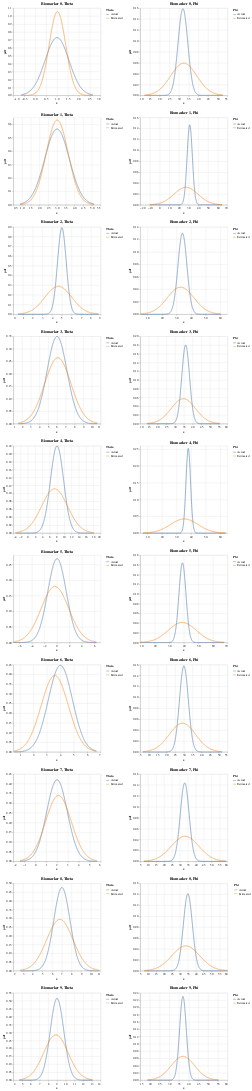

This figure's notebook cell:
### Code cell
charts = []
biomarkers = [_ for _ in range(10)]
for n in biomarkers: 
    theta_mean, theta_std, theta_mean_est, theta_std_est, phi_mean, phi_std, phi_mean_est, phi_std_est = obtain_theta_phi_params(
    n, estimate_df, truth)
    mean1, std1 = theta_mean, theta_std
    mean2, std2 = theta_mean_est, theta_std_est

    # Generating points on the x axis
    x_thetas = np.linspace(min(mean1 - 3*std1, mean2 - 3*std2), 
                    max(mean1 + 3*std1, mean2 + 3*std2), 1000)

    # Creating DataFrames for each distribution
    df1 = pd.DataFrame({'x': x_thetas, 'pdf': norm.pdf(x_thetas, mean1, std1), 'Distribution': 'Actual'})
    df2 = pd.DataFrame({'x': x_thetas, 'pdf': norm.pdf(x_thetas, mean2, std2), 'Distribution': 'Estimated'})

    # Combining the DataFrames
    df3 = pd.concat([df1, df2])

    # Altair plot
    chart_theta = alt.Chart(df3).mark_line().encode(
        x='x',
        y='pdf',
        color=alt.Color('Distribution:N', legend=alt.Legend(title="Theta"))
    ).properties(
        title=f'Biomarker {n}, Theta'
        )

    mean1, std1 = phi_mean, phi_std
    mean2, std2 = phi_mean_est, phi_std_est

    # Generating points on the x axis
    x_phis = np.linspace(min(mean1 - 3*std1, mean2 - 3*std2), 
                    max(mean1 + 3*std1, mean2 + 3*std2), 1000)

    # Creating DataFrames for each distribution
    df1 = pd.DataFrame({'x': x_phis, 'pdf': norm.pdf(x_phis, mean1, std1), 'Distribution': 'Actual'})
    df2 = pd.DataFrame({'x': x_phis, 'pdf': norm.pdf(x_phis, mean2, std2), 'Distribution': 'Estimated'})

    # Combining the DataFrames
    df3 = pd.concat([df1, df2])

    # Altair plot
    chart_phi = alt.Chart(df3).mark_line().encode(
        x='x',
        y='pdf',
        color=alt.Color('Distribution:N', legend=alt.Legend(title="Phi"))
    ).properties(
        title=f'Biomarker {n}, Phi'
        )
    
    # Concatenate theta and phi charts horizontally
    hconcat_chart = alt.hconcat(chart_theta, chart_phi).resolve_scale(color="independent")

    # Append the concatenated chart to the list of charts
    charts.append(hconcat_chart)
# Concatenate all the charts vertically
final_chart = alt.vconcat(*charts)

# Display the final chart
final_chart.display()

### Figure 1 — Vega-Lite specification as saved in the notebook (floating-point values rounded to 4 significant figures; data arrays with more than 128 entries replaced by an {"elided": "..."} marker saying what was removed)
{"config": {"view": {"continuousWidth": 300, "continuousHeight": 300}}, "vconcat": [{"hconcat": [{"data": {"name": "data-e86027acd3399dd7841e8758d3c83ad2"}, "mark": {"type": "line"}, "encoding": {"color": {"field": "Distribution", "legend": {"title": "Theta"}, "type": "nominal"}, "x": {"field": "x", "type": "quantitative"}, "y": {"field": "pdf", "type": "quantitative"}}, "title": "Biomarker 0, Theta"}, {"data": {"name": "data-390db8933963b7f5c646c25186fb7c7f"}, "mark": {"type": "line"}, "encoding": {"color": {"field": "Distribution", "legend": {"title": "Phi"}, "type": "nominal"}, "x": {"field": "x", "type": "quantitative"}, "y": {"field": "pdf", "type": "quantitative"}}, "title": "Biomarker 0, Phi"}], "resolve": {"scale": {"color": "independent"}}}, {"hconcat": [{"data": {"name": "data-650aec4585ac40b4c8907e1fb8cc6a41"}, "mark": {"type": "line"}, "encoding": {"color": {"field": "Distribution", "legend": {"title": "Theta"}, "type": "nominal"}, "x": {"field": "x", "type": "quantitative"}, "y": {"field": "pdf", "type": "quantitative"}}, "title": "Biomarker 1, Theta"}, {"data": {"name": "data-516d38193e84cbecc6ccaa9155ecc7af"}, "mark": {"type": "line"}, "encoding": {"color": {"field": "Distribution", "legend": {"title": "Phi"}, "type": "nominal"}, "x": {"field": "x", "type": "quantitative"}, "y": {"field": "pdf", "type": "quantitative"}}, "title": "Biomarker 1, Phi"}], "resolve": {"scale": {"color": "independent"}}}, {"hconcat": [{"data": {"name": "data-1bd36457cb1abb42f3f981e7eb930e51"}, "mark": {"type": "line"}, "encoding": {"color": {"field": "Distribution", "legend": {"title": "Theta"}, "type": "nominal"}, "x": {"field": "x", "type": "quantitative"}, "y": {"field": "pdf", "type": "quantitative"}}, "title": "Biomarker 2, Theta"}, {"data": {"name": "data-9cafc16c7d49b09d61c546944889d618"}, "mark": {"type": "line"}, "encoding": {"color": {"field": "Distribution", "legend": {"title": "Phi"}, "type": "nominal"}, "x": {"field": "x", "type": "quantitative"}, "y": {"field": "pdf", "type": "quantitative"}}, "title": "Biomarker 2, Phi"}], "resolve": {"scale": {"color": "independent"}}}, {"hconcat": [{"data": {"name": "data-3a3edf9f3e076d7d129f89bb6731bd82"}, "mark": {"type": "line"}, "encoding": {"color": {"field": "Distribution", "legend": {"title": "Theta"}, "type": "nominal"}, "x": {"field": "x", "type": "quantitative"}, "y": {"field": "pdf", "type": "quantitative"}}, "title": "Biomarker 3, Theta"}, {"data": {"name": "data-19ef169081cf4abc1b3cce6cc79accdb"}, "mark": {"type": "line"}, "encoding": {"color": {"field": "Distribution", "legend": {"title": "Phi"}, "type": "nominal"}, "x": {"field": "x", "type": "quantitative"}, "y": {"field": "pdf", "type": "quantitative"}}, "title": "Biomarker 3, Phi"}], "resolve": {"scale": {"color": "independent"}}}, {"hconcat": [{"data": {"name": "data-e63ef1f9bb48cc34c1f814c6f122c7cc"}, "mark": {"type": "line"}, "encoding": {"color": {"field": "Distribution", "legend": {"title": "Theta"}, "type": "nominal"}, "x": {"field": "x", "type": "quantitative"}, "y": {"field": "pdf", "type": "quantitative"}}, "title": "Biomarker 4, Theta"}, {"data": {"name": "data-794a7a5baad90ccd012219b9da4edf0e"}, "mark": {"type": "line"}, "encoding": {"color": {"field": "Distribution", "legend": {"title": "Phi"}, "type": "nominal"}, "x": {"field": "x", "type": "quantitative"}, "y": {"field": "pdf", "type": "quantitative"}}, "title": "Biomarker 4, Phi"}], "resolve": {"scale": {"color": "independent"}}}, {"hconcat": [{"data": {"name": "data-cf8a620efc93cb2abafc835672c01d6d"}, "mark": {"type": "line"}, "encoding": {"color": {"field": "Distribution", "legend": {"title": "Theta"}, "type": "nominal"}, "x": {"field": "x", "type": "quantitative"}, "y": {"field": "pdf", "type": "quantitative"}}, "title": "Biomarker 5, Theta"}, {"data": {"name": "data-c247c64bf8ae6c9ee53a50398cfcac51"}, "mark": {"type": "line"}, "encoding": {"color": {"field": "Distribution", "legend": {"title": "Phi"}, "type": "nominal"}, "x": {"field": "x", "type": "quantitative"}, "y": {"field": "pdf", "type": "quantitative"}}, "title": "Biomarker 5, Phi"}], "resolve": {"scale": {"color": "independent"}}}, {"hconcat": [{"data": {"name": "data-5ff87a91b07597c78665ef26955b9479"}, "mark": {"type": "line"}, "encoding": {"color": {"field": "Distribution", "legend": {"title": "Theta"}, "type": "nominal"}, "x": {"field": "x", "type": "quantitative"}, "y": {"field": "pdf", "type": "quantitative"}}, "title": "Biomarker 6, Theta"}, {"data": {"name": "data-fff73f75eab635553eb304e3f4d2b8ca"}, "mark": {"type": "line"}, "encoding": {"color": {"field": "Distribution", "legend": {"title": "Phi"}, "type": "nominal"}, "x": {"field": "x", "type": "quantitative"}, "y": {"field": "pdf", "type": "quantitative"}}, "title": "Biomarker 6, Phi"}], "resolve": {"scale": {"color": "independent"}}}, {"hconcat": [{"data": {"name": "data-ba674cc92a122382915b49f0d1273b86"}, "mark": {"type": "line"}, "encoding": {"color": {"field": "Distribution", "legend": {"title": "Theta"}, "type": "nominal"}, "x": {"field": "x", "type": "quantitative"}, "y": {"field": "pdf", "type": "quantitative"}}, "title": "Biomarker 7, Theta"}, {"data": {"name": "data-12cc5fd57c836075dc41543e6d822b87"}, "mark": {"type": "line"}, "encoding": {"color": {"field": "Distribution", "legend": {"title": "Phi"}, "type": "nominal"}, "x": {"field": "x", "type": "quantitative"}, "y": {"field": "pdf", "type": "quantitative"}}, "title": "Biomarker 7, Phi"}], "resolve": {"scale": {"color": "independent"}}}, {"hconcat": [{"data": {"name": "data-6f2496ac990ee2f2755800e41c24a3ea"}, "mark": {"type": "line"}, "encoding": {"color": {"field": "Distribution", "legend": {"title": "Theta"}, "type": "nominal"}, "x": {"field": "x", "type": "quantitative"}, "y": {"field": "pdf", "type": "quantitative"}}, "title": "Biomarker 8, Theta"}, {"data": {"name": "data-72d9b1a94dc1fa4e96199f8a360673b3"}, "mark": {"type": "line"}, "encoding": {"color": {"field": "Distribution", "legend": {"title": "Phi"}, "type": "nominal"}, "x": {"field": "x", "type": "quantitative"}, "y": {"field": "pdf", "type": "quantitative"}}, "title": "Biomarker 8, Phi"}], "resolve": {"scale": {"color": "independent"}}}, {"hconcat": [{"data": {"name": "data-7d948941e63e836c39ff4289d16dedd3"}, "mark": {"type": "line"}, "encoding": {"color": {"field": "Distribution", "legend": {"title": "Theta"}, "type": "nominal"}, "x": {"field": "x", "type": "quantitative"}, "y": {"field": "pdf", "type": "quantitative"}}, "title": "Biomarker 9, Theta"}, {"data": {"name": "data-5c4174cfa91aa51eab3cdd6ff105a74c"}, "mark": {"type": "line"}, "encoding": {"color": {"field": "Distribution", "legend": {"title": "Phi"}, "type": "nominal"}, "x": {"field": "x", "type": "quantitative"}, "y": {"field": "pdf", "type": "quantitative"}}, "title": "Biomarker 9, Phi"}], "resolve": {"scale": {"color": "independent"}}}], "$schema": "https://vega.github.io/schema/vega-lite/v5.16.3.json", "datasets": {"data-e86027acd3399dd7841e8758d3c83ad2": {"elided": "2000 records"}, "data-390db8933963b7f5c646c25186fb7c7f": {"elided": "2000 records"}, "data-650aec4585ac40b4c8907e1fb8cc6a41": {"elided": "2000 records"}, "data-516d38193e84cbecc6ccaa9155ecc7af": {"elided": "2000 records"}, "data-1bd36457cb1abb42f3f981e7eb930e51": {"elided": "2000 records"}, "data-9cafc16c7d49b09d61c546944889d618": {"elided": "2000 records"}, "data-3a3edf9f3e076d7d129f89bb6731bd82": {"elided": "2000 records"}, "data-19ef169081cf4abc1b3cce6cc79accdb": {"elided": "2000 records"}, "data-e63ef1f9bb48cc34c1f814c6f122c7cc": {"elided": "2000 records"}, "data-794a7a5baad90ccd012219b9da4edf0e": {"elided": "2000 records"}, "data-cf8a620efc93cb2abafc835672c01d6d": {"elided": "2000 records"}, "data-c247c64bf8ae6c9ee53a50398cfcac51": {"elided": "2000 records"}, "data-5ff87a91b07597c78665ef26955b9479": {"elided": "2000 records"}, "data-fff73f75eab635553eb304e3f4d2b8ca": {"elided": "2000 records"}, "data-ba674cc92a122382915b49f0d1273b86": {"elided": "2000 records"}, "data-12cc5fd57c836075dc41543e6d822b87": {"elided": "2000 records"}, "data-6f2496ac990ee2f2755800e41c24a3ea": {"elided": "2000 records"}, "data-72d9b1a94dc1fa4e96199f8a360673b3": {"elided": "2000 records"}, "data-7d948941e63e836c39ff4289d16dedd3": {"elided": "2000 records"}, "data-5c4174cfa91aa51eab3cdd6ff105a74c": {"elided": "2000 records"}}}
